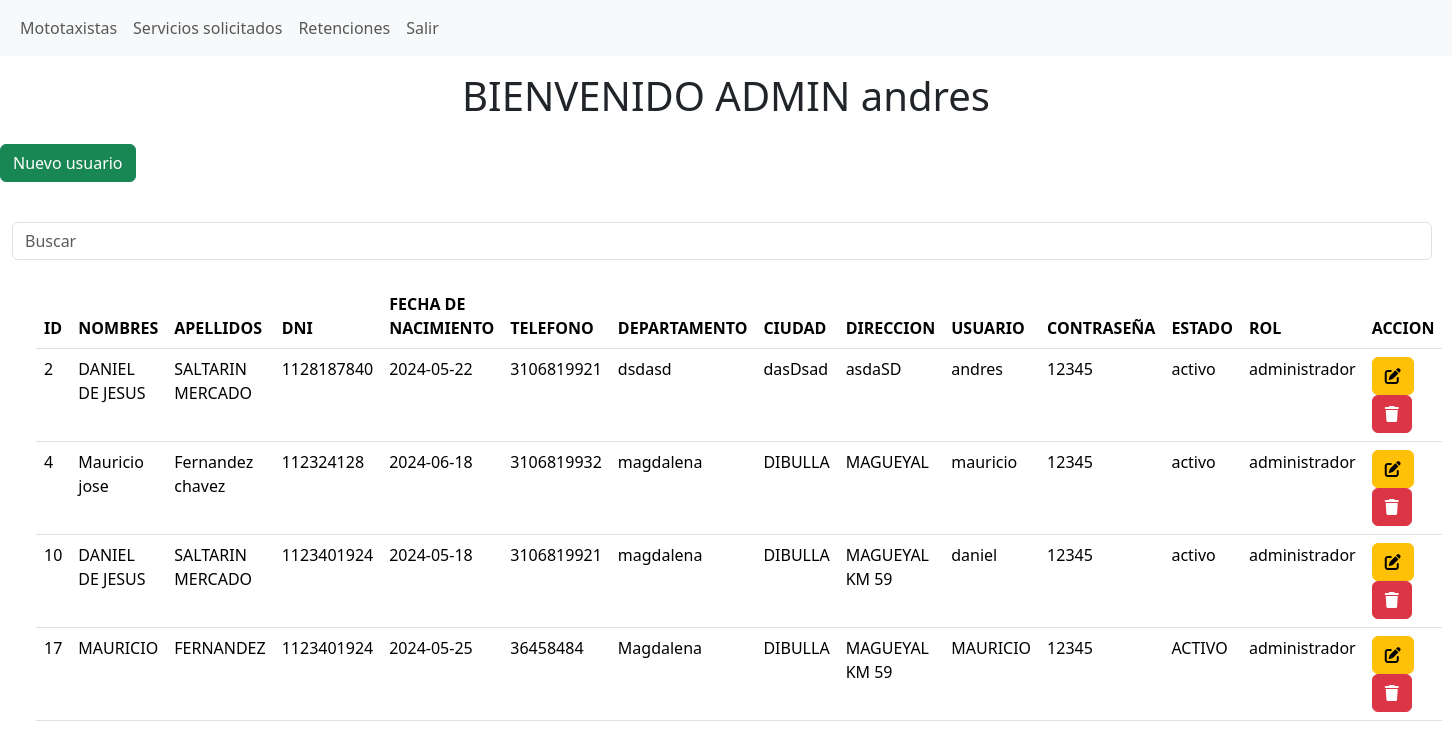
/admin/index.php (signed in), run on the app's committed database.
### tables this page shows
CREATE TABLE `usuarios` (
  `id_usuarios` int(11) NOT NULL,
  `Nombres` varchar(50) NOT NULL,
  `Apellidos` varchar(50) NOT NULL,
  `DNI` varchar(50) NOT NULL,
  `fecha_de_nacimiento` date NOT NULL,
  `telefono` varchar(50) NOT NULL,
  `Departamento` varchar(250) NOT NULL,
  `Ciudad` varchar(250) NOT NULL,
  `Direccion` varchar(250) NOT NULL,
  `Usuario` varchar(50) NOT NULL,
  `Password` varchar(50) NOT NULL,
  `Estado` varchar(50) NOT NULL,
  `rol` int(11) NOT NULL
);

CREATE TABLE `roles` (
  `id` int(11) NOT NULL,
  `roles` varchar(50) NOT NULL
);

### admin/index.php (the view, shortened to what this page needs)
<?php
include("/xampp/htdocs/prueba/conexion/conexion.php");
$sql = $conexion->query("
    SELECT u.id_usuarios,
           u.nombres AS Nombres,
           u.apellidos AS Apellidos,
           u.DNI,
           u.fecha_de_nacimiento,
           u.telefono,
           u.Departamento,
           u.Ciudad,
           u.Direccion,
           u.Usuario,
           u.Password,
           u.Estado,
           r.roles
    FROM usuarios u
    INNER JOIN roles r ON u.rol = r.id
");
?>
<!DOCTYPE html>
<html lang="es">
<head>
    <link href="https://cdn.jsdelivr.net/npm/bootstrap@5.3.3/dist/css/bootstrap.min.css" rel="stylesheet">
</head>
<body>
    <nav class="navbar navbar-expand-lg bg-body-tertiary">
        <div class="container-fluid">
            <div class="collapse navbar-collapse" id="navbarNav">
                <ul class="navbar-nav">
                    <li class="nav-item">
                        <a class="nav-link" href="/admin/mototaxistas.php">Mototaxistas</a>
                    </li>
                    <li class="nav-item">
                        <a class="nav-link" href="/admin/servicios_solicitados.php">Servicios solicitados</a>
                    </li>
                    <li class="nav-item">
                        <a class="nav-link" href="/admin/ver_retenciones.php">Retenciones</a>
                    </li>
                    <li class="nav-item">
                        <a class="nav-link" href="/login/login.php?vista=logout">Salir</a>
                    </li>
                </ul>
            </div>
        </div>
    </nav>
    <h1 class="text-center p-3">BIENVENIDO ADMIN <?php echo $_SESSION['usuario']; ?></h1>
    <button type="button" class="btn btn-success mb-3" data-bs-toggle="modal" data-bs-target="#insertarUsuarioModal">Nuevo usuario</button>
    <div class="container-fluid"><br>
        <form class="d-flex">
            <input class="form-control me-2 light-table-filter" data-table="table" type="text" placeholder="Buscar">
        </form>
    </div>
    <div class="container-fluid row m-auto">
        <div class="col-20 p-4 color-row ">
            <table class="table ">
                <thead class="bg bg-info ">
                    <tr>
                        <th scope="col">ID</th>
                        <th scope="col">NOMBRES</th>
                        <th scope="col">APELLIDOS</th>
                        <th scope="col">DNI</th>
                        <th scope="col">FECHA DE NACIMIENTO</th>
                        <th scope="col">TELEFONO</th>
                        <th scope="col">DEPARTAMENTO</th>
                        <th scope="col">CIUDAD</th>
                        <th scope="col">DIRECCION</th>
                        <th scope="col">USUARIO</th>
                        <th scope="col">CONTRASEÑA</th>
                        <th scope="col">ESTADO</th>
                        <th scope="col">ROL</th>
                        <th scope="col">ACCION</th>
                    </tr>
                </thead>
                <tbody>
                    <?php
                    if ($sql->num_rows > 0) {
                        while ($datos = $sql->fetch_object()) {
                    ?>
                            <tr>
                                <td><?= $datos->id_usuarios ?></td>
                                <td><?= $datos->Nombres ?></td>
                                <td><?= $datos->Apellidos ?></td>
                                <td><?= $datos->DNI ?></td>
                                <td><?= $datos->fecha_de_nacimiento ?></td>
                                <td><?= $datos->telefono ?></td>
                                <td><?= $datos->Departamento ?></td>
                                <td><?= $datos->Ciudad ?></td>
                                <td><?= $datos->Direccion ?></td>
                                <td><?= $datos->Usuario ?></td>
                                <td><?= $datos->Password ?></td>
                                <td><?= $datos->Estado ?></td>
                                <td><?= $datos->roles ?></td>
                                <td>
                                    <a href="#" data-bs-toggle="modal" data-bs-target="#editarUsuarioModal<?= $datos->id_usuarios ?>" class="btn btn-small btn-warning"><i class="fa-solid fa-pen-to-square"></i></a>
                                    <a href="/admin/eliminar.php?id=<?= $datos->id_usuarios ?>" class="btn btn-small btn-danger"><i class="fa-solid fa-trash"></i></a>
                                </td>
                            </tr>
                    <?php
                        }
                    } else {
                        echo "<tr><td colspan='13'>No hay usuarios registrados.</td></tr>";
                    }
                    ?>
                </tbody>
            </table>
        </div>
    </div>
</body>
</html>

### data on the page
usuarios: id_usuarios "2", Nombres "DANIEL DE JESUS", Apellidos "SALTARIN MERCADO", DNI "1128187840", fecha_de_nacimiento "2024-05-22", telefono "3106819921", Departamento "dsdasd", Ciudad "dasDsad", Direccion "asdaSD", Usuario "andres", Password "12345", Estado "activo", rol.roles "administrador"
usuarios: id_usuarios "4", Nombres "Mauricio jose", Apellidos "Fernandez chavez", DNI "112324128", fecha_de_nacimiento "2024-06-18", telefono "3106819932", Departamento "magdalena", Ciudad "DIBULLA", Direccion "MAGUEYAL", Usuario "mauricio", Password "12345", Estado "activo", rol.roles "administrador"
usuarios: id_usuarios "10", Nombres "DANIEL DE JESUS", Apellidos "SALTARIN MERCADO", DNI "1123401924", fecha_de_nacimiento "2024-05-18", telefono "3106819921", Departamento "magdalena", Ciudad "DIBULLA", Direccion "MAGUEYAL KM 59", Usuario "daniel", Password "12345", Estado "activo", rol.roles "administrador"
usuarios: id_usuarios "17", Nombres "MAURICIO", Apellidos "FERNANDEZ", DNI "1123401924", fecha_de_nacimiento "2024-05-25", telefono "36458484", Departamento "Magdalena", Ciudad "DIBULLA", Direccion "MAGUEYAL KM 59", Usuario "MAURICIO", Password "12345", Estado "ACTIVO", rol.roles "administrador"

### other printed values
$_SESSION['usuario'] "andres"
